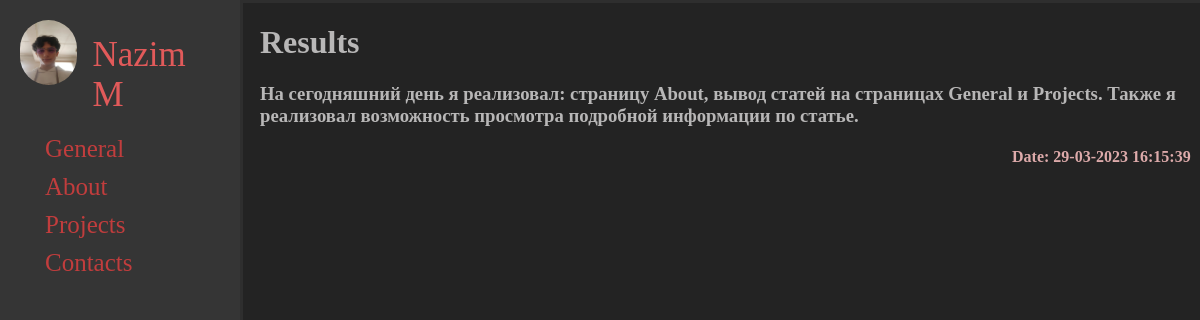
The page /project/results on the database its author committed.
### main/models.py (models this page shows, shortened)
class Post(models.Model):
    title = models.CharField(max_length=250)
    text = models.TextField()
    photo = models.ImageField(upload_to="photos/%Y/%m/%d/", null=True, blank=True)
    git = models.URLField(max_length=900, null=True, blank=True)
    date = models.DateTimeField(auto_now_add=True)
    slug = models.SlugField(max_length=250)

### main/views.py (the view)
# urls.py: path('project/<slug:slug>', ProjectDetail.as_view(), name='project_detail'),
class ProjectDetail(DetailView):
    model = Post
    template_name = 'main/project_detail.html'
    slug_field = 'slug'

### main/templates/main/project_detail.html (shortened to what this page needs)
{% extends 'main/base.html' %}
{% block content %}
    <div class="cont">
        <div class="post">
            <h1>{{object.title}}</h1>
            <h3>{{object.text}}</h3>
            <h4 class="date">Date: {{object.date|date:"d-m-Y H:i:s"}}</h4>
        </div>
    </div>
{% endblock %}

### main/static/main/css/main.css (style rules this page uses)
body { display: flex; margin: 0; background-color: #232323; height: 100vh; }
html { height: 100vh; }
.post { margin-left: 20px; }
.cont { border-top: 3px solid #2e2e2e; width: 100%; }
.date { margin-left: 80%; color: #ddaaaa; }

### rows shown on the page
Post: title "Results", text "На сегодняшний день я реализовал: страницу About, вывод статей на страницах General и Projects. Также я реализовал возможность просмотра подробной информации по статье.", date "29-03-2023 16:15:39"
